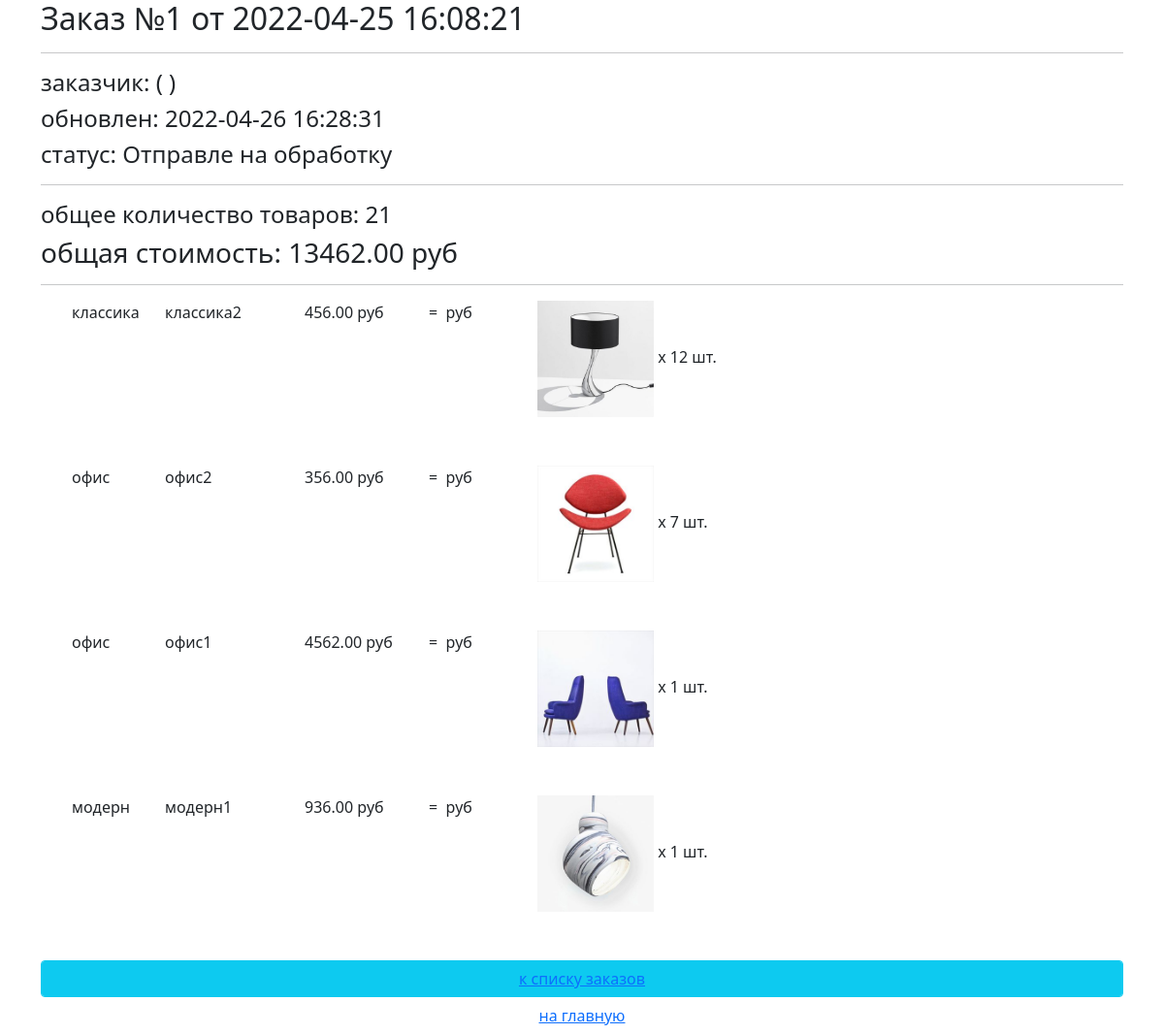
Page /order/read/1/ on the committed database.
### orderapp/models.py (models this page shows, shortened)
class Order(models.Model):
    STATUS_FORMING = 'FM'
    STATUS_SEND_TO_PROCEED = 'STP'
    STATUS_PROCEEDED = 'PRD'
    STATUS_PAID = 'PD'
    STATUS_DONE = 'DN'
    STATUS_CANCELED = 'CN'
    STATUSES = (
        (STATUS_FORMING, 'Формируется'),
        (STATUS_SEND_TO_PROCEED, 'Отправле на обработку'),
        (STATUS_PROCEEDED, 'Обработан'),
        (STATUS_PAID, 'Оплачен'),
        (STATUS_DONE, 'Готов'),
        (STATUS_CANCELED, 'Отменен'),
    )
    user = models.ForeignKey(settings.AUTH_USER_MODEL, on_delete=models.CASCADE)
    status = models.CharField(choices=STATUSES, default=STATUS_FORMING, max_length=3)
    is_active = models.BooleanField(default=True, db_index=True)
    created_at = models.DateTimeField(auto_now_add=True)
    update_at = models.DateTimeField(auto_now=True)
    def get_summary(self):
        _items = self.orderitems.select_related()
        return {
            'total_cost': sum(list(map(lambda x: x.product_cost, _items))),
            'total_quantity': sum(list(map(lambda x: x.quantity, _items))),
        }

class OrderItem(models.Model):
    order = models.ForeignKey(Order, on_delete=models.CASCADE, related_name='orderitems')
    product = models.ForeignKey(Product, on_delete=models.CASCADE, verbose_name='Продукт')
    quantity = models.PositiveSmallIntegerField(default=0, verbose_name='Количество')
    @property
    def product_cost(self):
        return self.product.price * self.quantity

### mainapp/models.py (models this page shows, shortened)
class Product(models.Model):
    category = models.ForeignKey(ProductCategory, on_delete=models.CASCADE, verbose_name='категория')
    name = models.CharField(max_length=128, verbose_name='название')
    image = models.ImageField(upload_to='products', blank=True, verbose_name='картинка')
    short_desc = models.CharField(max_length=255, verbose_name='краткое описание')
    description = models.TextField(verbose_name='описание')
    price = models.DecimalField(decimal_places=2, max_digits=10, default=0, verbose_name='цена')
    quantity = models.PositiveSmallIntegerField(default=0, verbose_name='количество')
    is_active = models.BooleanField(default=True)
    class Meta:
        verbose_name = 'продукт'
        verbose_name_plural = 'продукты'

class ProductCategory(models.Model):
    name = models.CharField(max_length=255, unique=True, verbose_name='название')
    description = models.TextField(verbose_name='описание')
    is_active = models.BooleanField(default=True)
    class Meta:
        verbose_name = 'категория'
        verbose_name_plural = 'категории'
        ordering = ['-id',]

### orderapp/views.py (the view)
# urls.py: path('read/<pk>/', views.OrderDetailView.as_view(), name='read'),
class OrderDetailView(DetailView):
    model = Order

### mainapp/context_processors.py (called while the page is built)
def basket(request):
    basket_items = []
    if request.user.is_authenticated:
        basket_items = Basket.objects.filter(user=request.user)
    return {
        'basket': basket_items,
    }

### orderapp/templates/orderapp/order_detail.html
{% extends "orderapp/base.html" %}
{% load static %}
{% load my_tags %}
{% block content %}
   {% include 'orderapp/includes/inc_order_summary.html' %}
   <div class="basket_list">
       {% for item in object.orderitems.select_related %}
           <div class="basket_record">
               <img style="height: 120px" src="/media/{{ item.product.image }}"
                    alt="{{ item.product.short_desc }}">
               <span class="category_name">
                   {{ item.product.category.name }}
               </span>
               <span class="product_name">{{ item.product.name }}</span>
               <span class="product_price">
                   {{ item.product.price }}&nbspруб
               </span>
               <span class="product_quantitiy">
                   x {{ item.quantity }} шт.
               </span>
               <span class="product_cost">
                    = {{ item.get_product_cost }}&nbspруб
               </span>
           </div>
       {% endfor %}
   </div>
   {% include 'orderapp/includes/inc_order_actions.html' %}
{% endblock %}

### orderapp/templates/orderapp/includes/inc_order_summary.html (shortened to what this page needs)
{% if object %}
   <div class="h2">Заказ №{{ object.pk }} от {{ object.created_at|date:"Y-m-d H:i:s" }}</div>
   <hr>
   <div class="h4">заказчик: {{ user.username }}({{ user.last_name }} {{ user.first_name }}) </div>
   <div class="h4">обновлен: {{ object.update_at|date:"Y-m-d H:i:s" }}</div>
   <div class="h4">cтатус: {{ object.get_status_display }}</div>
   <hr>
    {% with object_summary=object.get_summary %}
        <div class="h4">
            общее количество товаров: <span class="order_total_quantity">{{ object_summary.total_quantity }}</span>
        </div>
        <div class="h3">
            общая стоимость: <span class="order_total_cost">{{ object_summary.total_cost }}</span> руб
        </div>
    {% endwith %}
{% endif %}
<hr>

### static/mainapp/css/style.css (style rules this page uses)
* { margin: 0; padding: 0; }
body { font-family: 'Montserrat', sans-serif; }
html, body { height: 100%; }
.basket_list span.category_name { margin-left: 2em; width: 5em; position: relative; display: block; float: left; }
.basket_list span.product_name { margin-left: 1em; width: 8em; position: relative; display: block; float: left; }
.basket_list span.product_price { margin-left: 1em; width: 7em; position: relative; display: block; float: left; }
.basket_list span.product_cost { margin-left: 1em; width: 7em; position: relative; display: block; float: left; }
.basket_list .basket_record { position: relative; display: block; height: 170px; float: none; }

### rows in the picture
Order: update_at "2022-04-26 16:28:31", status "Отправле на обработку"
OrderItem: product.image (picture), product.category.name "классика", product.name "классика2", product.price "456.00", quantity "12"
OrderItem: product.image (picture), product.category.name "офис", product.name "офис2", product.price "356.00", quantity "7"
OrderItem: product.image (picture), product.category.name "офис", product.name "офис1", product.price "4562.00", quantity "1"
OrderItem: product.image (picture), product.category.name "модерн", product.name "модерн1", product.price "936.00", quantity "1"

### other values in the picture
{{ object_summary.total_quantity }} "21"
{{ object_summary.total_cost }} "13462.00"
